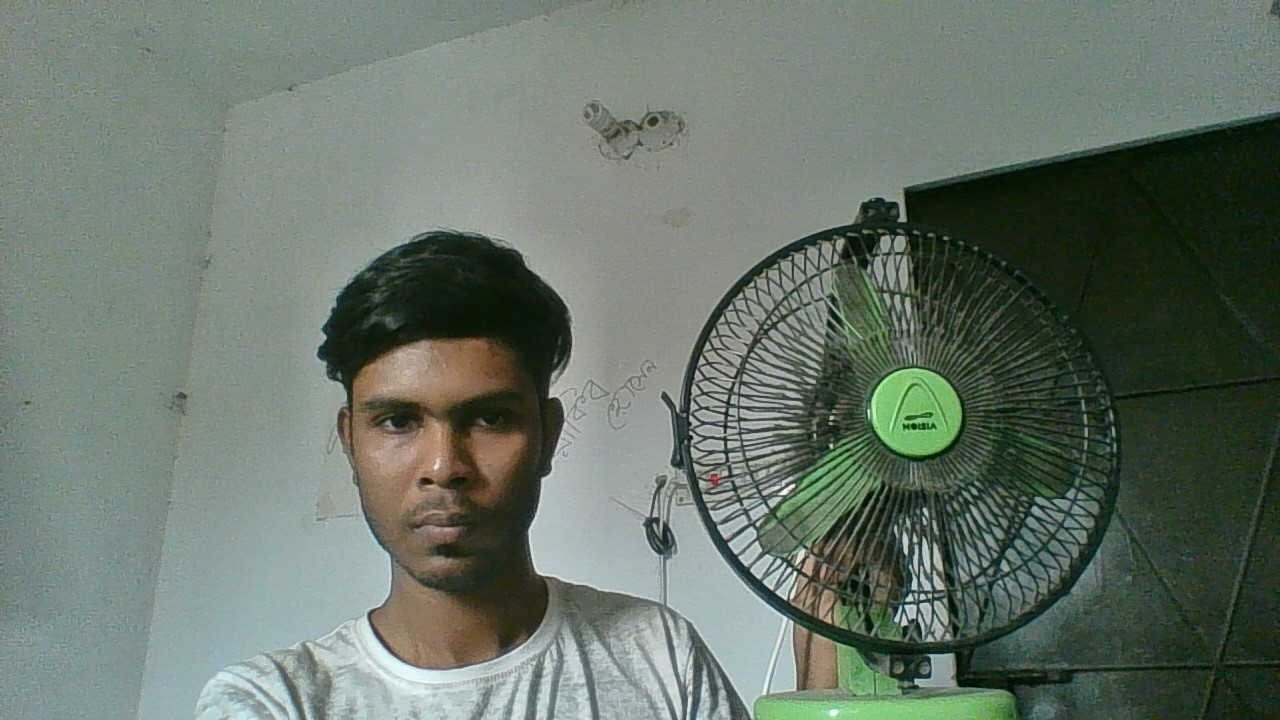
#> input picture anaconda/test.jpg, 1280 x 720 px
$ python complete.py
#> lines starting #> are read from the running program, lines starting #| are printed output that depends on the picture; after the words box and inside, x2 and y2 are one past the last pixel; in counts of white or black regions, pixels touching at a corner belong together
import cv2
import math
face_cascade =cv2.CascadeClassifier('haarcascade_frontalface_default.xml')
fan_off_cascade = cv2.CascadeClassifier('cascade.xml')


pic = cv2.imread('test.jpg',0)
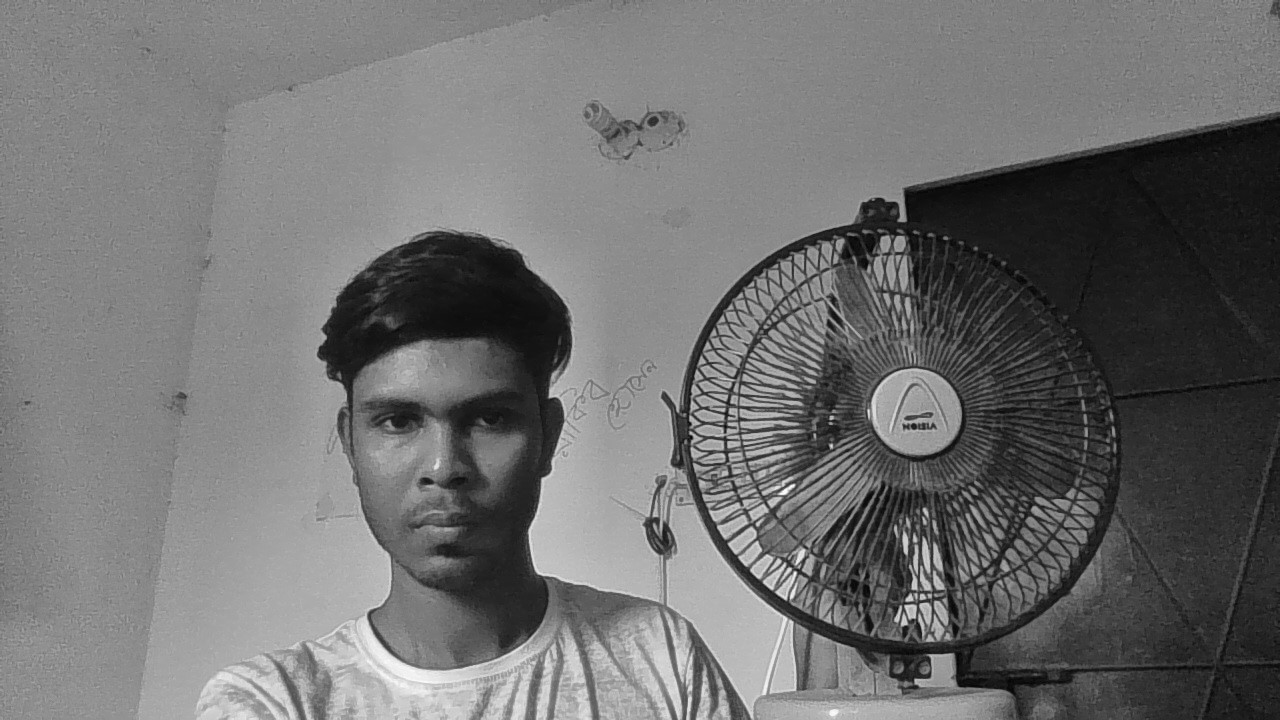
#> pic: shape (720, 1280); min 0, max 255, mean 111.6
scale_factor = 1.3
faces = face_cascade.detectMultiScale(pic, scale_factor, 5)
#> faces = [[857, 337, 116, 116], [324, 323, 242, 242]]
fan = fan_off_cascade.detectMultiScale(pic, scale_factor, 5)
#> fan = ()
face_a=0
face_b=0
fan_x=0
fan_y=0
#face
for (a,b,w,h) in faces:
    cv2.rectangle(pic, (a,b), (a+w, b+h), (255,0,0), 2)
    font = cv2.FONT_HERSHEY_SIMPLEX
    cv2.putText(pic,'Face Detected',(a,b), font, 1, (255, 255, 255), 1, cv2.LINE_AA)
    face_a=a
    face_b=b
#> this loop made 2 passes
#> (a, b, w, h, font, face_a, face_b) on passes 1 to 2: (857, 337, 116, 116, 0, 857, 337), (324, 323, 242, 242, 0, 324, 323)
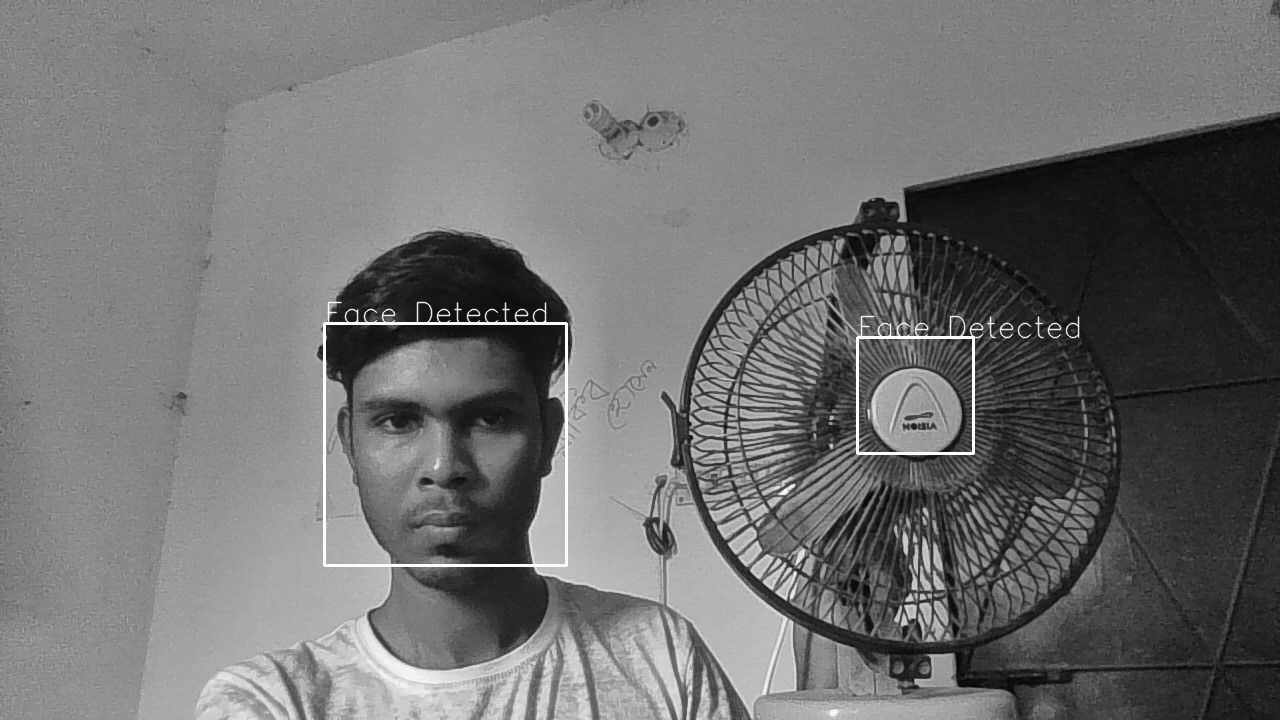
#> pic: shape (720, 1280); 0.74% of pixels changed, all inside (x1, y1, x2, y2) = (323, 301, 1080, 567)

noOfFace = format(len(faces))
#> noOfFace = '2'

print("Number of faces found {}", noOfFace)
#| Number of faces found {} 2
print("face a{}",face_a)
#| face a{} 324
print("face b{}",face_b)
#| face b{} 323

#fan
for (x,y,w,h) in fan:
    cv2.rectangle(pic, (x,y), (x+w, y+h), (255,0,0), 2)
    font = cv2.FONT_HERSHEY_SIMPLEX
    cv2.putText(pic,'Fan Detected',(x,y), font, 1, (255, 255, 255), 1, cv2.LINE_AA)
    fan_x=x
    fan_y=y
#> this loop made 0 passes

noOfFan = format(len(fan))
#> noOfFan = '0'

print("Number of fan found {}", noOfFan)
#| Number of fan found {} 0
print("fan x{}",fan_x)
print("fan y{}",fan_y)

#Distance
distance = math.sqrt((face_b - face_a)*(face_b - face_a) + (fan_y - fan_x)*(fan_y - fan_x))
#> distance = 1
print("Distance {}",distance)
#| Distance {} 1.0

img = cv2.resize(pic, (960, 540))
cv2.imshow('face',img)
cv2.waitKey(0)
cv2.destroyAllWindows()
